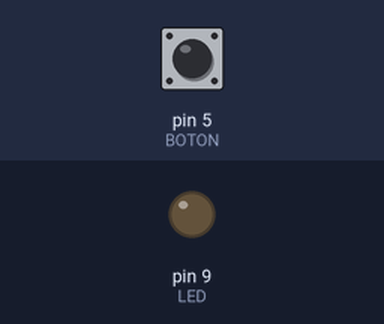
A sketch run on a simulated Arduino Uno, built with avr-gcc and run on an emulated ATmega328P. Parts: output pins drawn as LEDs (lit = HIGH). The test bench sets the inputs (shaded band); at power-on: pin 5 (BOTON) LOW.

Above: at 1.2 s.
1.3 s: pin 5 (BOTON) pulled HIGH for 0.15 s
At 2.1 s:
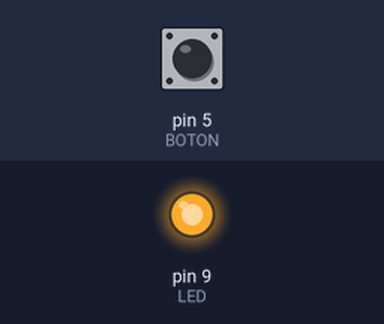
2.9 s: pin 5 (BOTON) pulled HIGH for 1 s
At 3.3 s:
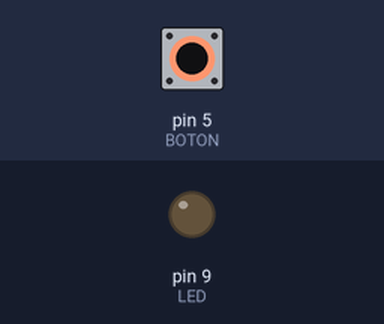
5.4 s: pin 5 (BOTON) pulled HIGH for 3.2 s
At 6.4 s:
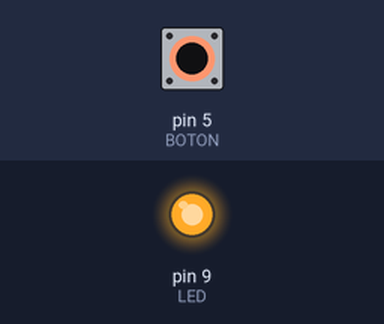
Timing chart, 0 to 8.4 s (numbered marks = the images above; inputs shaded):
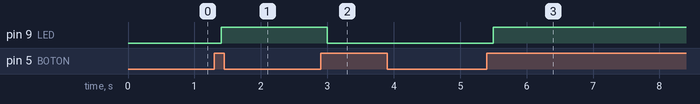

The sketch:

boton_encendido_y_apagado.ino
```cpp
const int LED=9;
const int BOTON=5;
int val=0;
int old_val=0;
int estado=0;
void setup(){
pinMode(LED,OUTPUT);
pinMode(BOTON,INPUT);
}
void loop(){
val=digitalRead(BOTON);
if  ((val==HIGH)&&(old_val==LOW)){
estado=1-estado;
delay(100);
}
old_val=val;
if(estado==1){
digitalWrite(LED,HIGH);
}
else {
  digitalWrite(LED,LOW);
}
}
```

Measured:
- after the input at 1.3 s, pin 9 (LED): LOW → HIGH after 0.10 s
- after the input at 2.9 s, pin 9 (LED): HIGH → LOW after 0.10 s
- after the input at 5.4 s, pin 9 (LED): LOW → HIGH after 0.10 s
